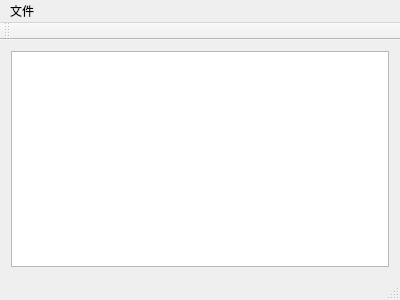
<?xml version="1.0" encoding="UTF-8"?>
<ui version="4.0">
 <class>MainWindow</class>
 <widget class="QMainWindow" name="MainWindow">
  <property name="geometry">
   <rect>
    <x>0</x>
    <y>0</y>
    <width>400</width>
    <height>300</height>
   </rect>
  </property>
  <property name="windowTitle">
   <string>MainWindow</string>
  </property>
  <widget class="QWidget" name="centralWidget">
   <layout class="QVBoxLayout" name="verticalLayout">
    <item>
     <widget class="QTextEdit" name="textEdit"/>
    </item>
   </layout>
  </widget>
  <widget class="QMenuBar" name="menuBar">
   <property name="geometry">
    <rect>
     <x>0</x>
     <y>0</y>
     <width>400</width>
     <height>22</height>
    </rect>
   </property>
   <widget class="QMenu" name="fileMenu">
    <property name="title">
     <string>文件</string>
    </property>
    <addaction name="newAction"/>
    <addaction name="openAction"/>
    <addaction name="saveAction"/>
    <addaction name="separator"/>
    <addaction name="saveAsAction"/>
    <addaction name="printAction"/>
    <addaction name="separator"/>
    <addaction name="quitAction"/>
   </widget>
   <addaction name="fileMenu"/>
  </widget>
  <widget class="QToolBar" name="mainToolBar">
   <attribute name="toolBarArea">
    <enum>TopToolBarArea</enum>
   </attribute>
   <attribute name="toolBarBreak">
    <bool>false</bool>
   </attribute>
  </widget>
  <widget class="QStatusBar" name="statusBar"/>
  <action name="newAction">
   <property name="checkable">
    <bool>true</bool>
   </property>
   <property name="text">
    <string>新建</string>
   </property>
   <property name="shortcut">
    <string>Ctrl+N</string>
   </property>
  </action>
  <action name="openAction">
   <property name="checkable">
    <bool>true</bool>
   </property>
   <property name="text">
    <string>打开</string>
   </property>
   <property name="shortcut">
    <string>Ctrl+O</string>
   </property>
  </action>
  <action name="saveAction">
   <property name="checkable">
    <bool>true</bool>
   </property>
   <property name="text">
    <string>保存</string>
   </property>
   <property name="shortcut">
    <string>Ctrl+S</string>
   </property>
  </action>
  <action name="saveAsAction">
   <property name="checkable">
    <bool>true</bool>
   </property>
   <property name="text">
    <string>另存为</string>
   </property>
   <property name="shortcut">
    <string/>
   </property>
  </action>
  <action name="printAction">
   <property name="checkable">
    <bool>true</bool>
   </property>
   <property name="text">
    <string>打印</string>
   </property>
   <property name="shortcut">
    <string>Ctrl+P</string>
   </property>
  </action>
  <action name="quitAction">
   <property name="checkable">
    <bool>true</bool>
   </property>
   <property name="text">
    <string>退出</string>
   </property>
   <property name="shortcut">
    <string>Ctrl+Q</string>
   </property>
  </action>
 </widget>
 <layoutdefault spacing="6" margin="11"/>
 <resources/>
 <connections/>
</ui>
